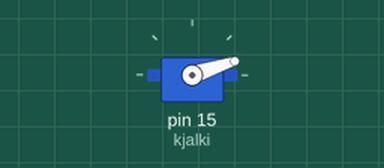
A program run on a simulated MicroPython board. Shown: servo.

Above: at 0.05 s.
At 0.75 s:
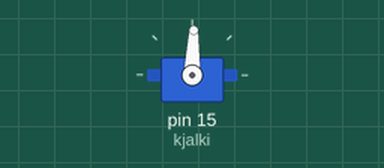
At 1.45 s:
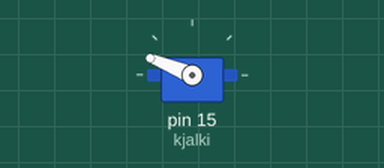
At 2.85 s:
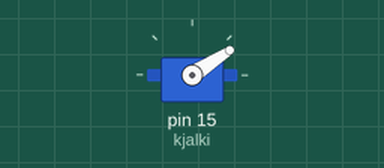
Timing chart, 0 to 6.9 s (numbered marks = the images above):
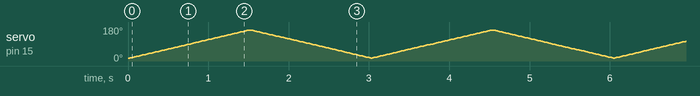

The program:

servo_motor.py
```python
from machine import Pin
from servo import Servo
from time import sleep_ms

kjalki = Servo(Pin(15))
bidtimi = 10
min = 15
max = 165

while True:
    for i in range(min, max):
        kjalki.write_angle(i)
        sleep_ms(bidtimi)
    for i in range(max, min, -1):
        kjalki.write_angle(i)
        sleep_ms(bidtimi)
```
